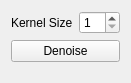
              <widget class="QWidget" name="medianFilter">
               <property name="geometry">
                <rect>
                 <x>0</x>
                 <y>0</y>
                 <width>126</width>
                 <height>83</height>
                </rect>
               </property>
               <attribute name="label">
                <string>Median Filter</string>
               </attribute>
               <layout class="QFormLayout" name="formLayout_5">
                <item row="0" column="0">
                 <widget class="QLabel" name="label_3">
                  <property name="text">
                   <string>Kernel Size</string>
                  </property>
                 </widget>
                </item>
                <item row="0" column="1">
                 <widget class="QSpinBox" name="spnMedian">
                  <property name="minimum">
                   <number>1</number>
                  </property>
                  <property name="singleStep">
                   <number>2</number>
                  </property>
                  <property name="value">
                   <number>1</number>
                  </property>
                 </widget>
                </item>
                <item row="1" column="0" colspan="2">
                 <widget class="QPushButton" name="btnMedianDenoise">
                  <property name="text">
                   <string>Denoise</string>
                  </property>
                 </widget>
                </item>
               </layout>
              </widget>
